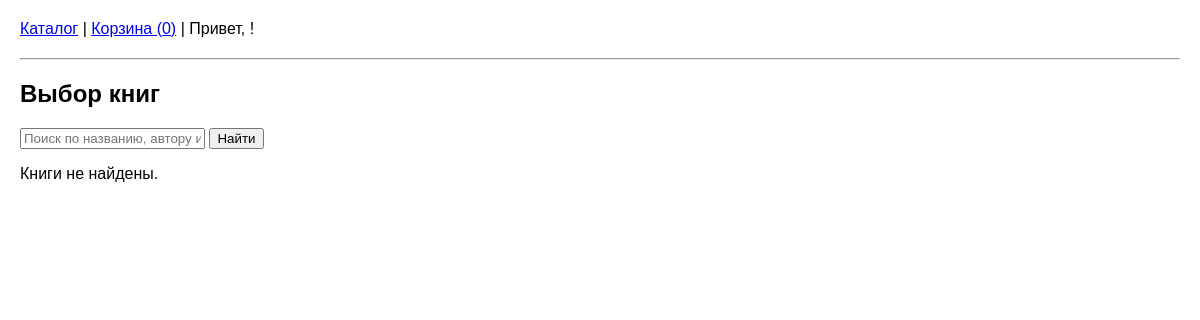
The app's page /, older data.
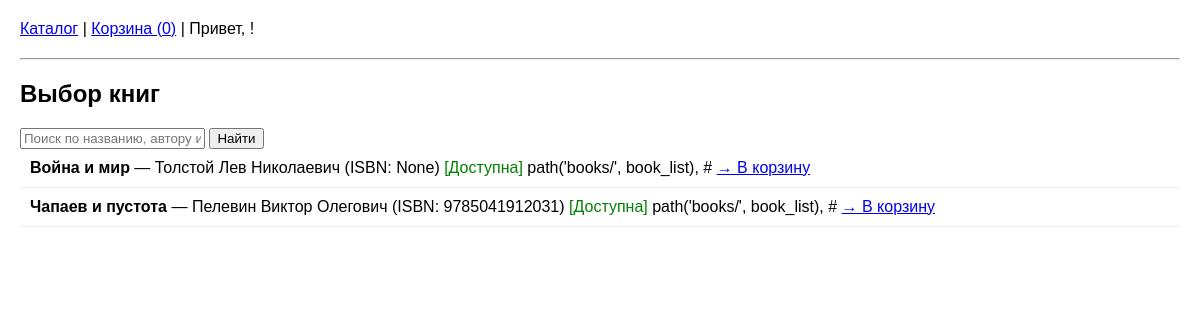
The same page, newer data.
### lib_app/models.py (models this page shows, shortened)
class Book(models.Model):
    title = models.CharField(max_length=255)
    author = models.ForeignKey(
        Author,
        on_delete=models.SET_NULL,
        related_name='books',
        null=True,
        blank=True
    )
    translator = models.ForeignKey(
        Translator,
        on_delete=models.SET_NULL,
        related_name='books',
        null=True,
        blank=True
    )
    publisher = models.ForeignKey(
        Publisher,
        on_delete=models.SET_NULL,
        related_name='books',
        null=True,
        blank=True
    )
    isbn = models.CharField(
        max_length=13,                                          # ISBN должен содержать ровно 13 цифр
        null=True,
        blank=True
    )
    year = models.PositiveIntegerField(
        null=True,
        blank=True,
        validators=[
            MinValueValidator(1),                               # Год должен быть ≥ 1
            MaxValueValidator(datetime.now().year)              # Не больше текущего года
        ]
    )
    thematic = models.TextField(default = "")                   # тематические рубрики
    key_words = models.TextField(default = "")                  # ключевые слова
    available = models.BooleanField(default=True)               # доступна ли для выдачи
    times_of_issued = models.PositiveIntegerField(default=0)    # сколько раз выдана книга

class Author(models.Model):
    name = models.CharField(max_length=200)
    date_of_birth = models.DateField(null=True, blank=True)
    date_of_death = models.DateField(null=True, blank=True)

### lib_app/views.py (the view)
# urls.py: path('', book_list, name='book_list'),
def book_list(request):
    query = request.GET.get('q', '')
    if query:
        books = Book.objects.filter(
            Q(title__icontains=query) |
            Q(author__name__icontains=query) |
            Q(isbn__icontains=query)
        )
    else:
        books = Book.objects.all()
    context = {
        'title': 'Выбор книг',
        'books': books,
        'query': query,
    }
    return render(request, 'lib_app/book_list.html', context)

### lib_app/templates/lib_app/book_list.html
{% extends "lib_app/base.html" %}
{% block content %}
    <h2>{{ title }}</h2>
    <form method="get">
        <input type="text" name="q" value="{{ query }}" placeholder="Поиск по названию, автору или ISBN">
        <button>Найти</button>
    </form>
    {% for book in books %}
        <div class="book">
            <strong>{{ book.title }}</strong> — {{ book.author.name }} (ISBN: {{ book.isbn }})
            {% if book.available %}
                <span class="available">[Доступна]</span>
                path('books/', book_list), # <a href="{% url 'add_to_cart' book.id %}">→ В корзину</a>
            {% else %}
                <span class="unavailable">[Недоступна]</span>
            {% endif %}
        </div>
    {% empty %}
        <p>Книги не найдены.</p>
    {% endfor %}
{% endblock %}

### lib_app/templates/lib_app/base.html (shortened to what this page needs)
<!DOCTYPE html>
<html lang="ru">
<head>
</head>
<body>
    <div class="nav">
        <a href="/">Каталог</a> |
        <a href="/cart/">Корзина ({{ user.cart.books.count|default:0 }})</a>
        | Привет, {{ user.username }}!
    </div>
    <hr>
    {% block content %}{% endblock %}
</body>
</html>

### lib_app/templates/lib_app/base.html (style rules this page uses)
body { font-family: Arial; margin: 20px; }
.nav { margin-bottom: 20px; }
.book { padding: 10px; border-bottom: 1px solid #eee; }
.available { color: green; }

Row changes from the older to the newer data that the page shows:
added Book: title "Война и мир", author.name "Толстой Лев Николаевич", isbn "None", available "[Доступна]"
added Book: title "Чапаев и пустота", author.name "Пелевин Виктор Олегович", isbn "9785041912031", available "[Доступна]"
Text that changed along with them:
text no longer shown: "Книги не найдены."
